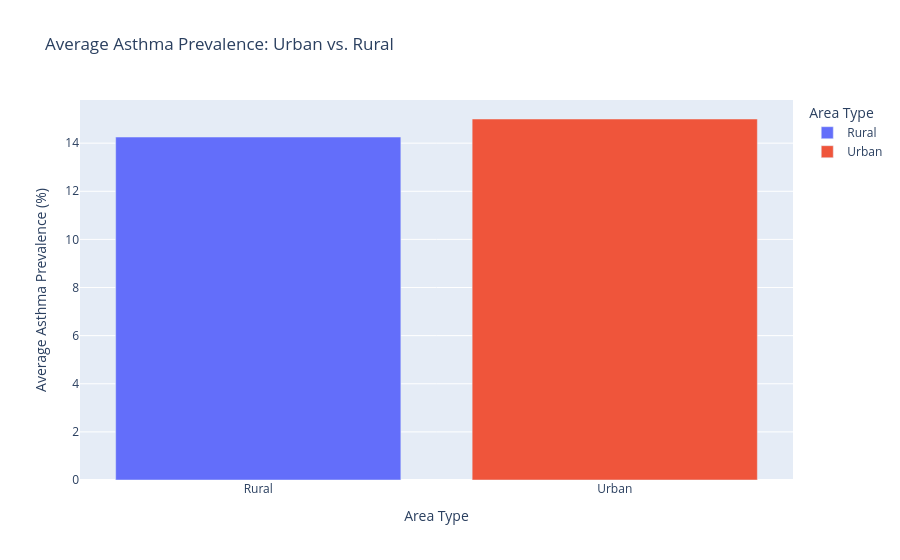

Notebook code for this chart:
### Code cell
import plotly.express as px
import pandas as pd


# Grouping to get average asthma prevalence by Area Type
avg_df = asthma_by_state.groupby('Area Type', as_index=False)['asthma_prevalence'].mean()

# Plot bar chart
fig = px.bar(
    avg_df,
    x='Area Type',
    y='asthma_prevalence',
    color='Area Type',
    labels={'asthma_prevalence': 'Average Asthma Prevalence (%)'},
    title='Average Asthma Prevalence: Urban vs. Rural'
)

fig.show()

### Figure 1 — Plotly figure (JSON) as saved in the notebook; plotly's stock layout.template omitted (floating-point values rounded to 4 significant figures)
{"data": [{"alignmentgroup": "True", "hovertemplate": "Area Type=%{x}<br>Average Asthma Prevalence (%)=%{y}<extra></extra>", "legendgroup": "Rural", "marker": {"color": "#636efa", "pattern": {"shape": ""}}, "name": "Rural", "offsetgroup": "Rural", "orientation": "v", "showlegend": true, "textposition": "auto", "type": "bar", "x": ["Rural"], "xaxis": "x", "y": [14.25], "yaxis": "y"}, {"alignmentgroup": "True", "hovertemplate": "Area Type=%{x}<br>Average Asthma Prevalence (%)=%{y}<extra></extra>", "legendgroup": "Urban", "marker": {"color": "#EF553B", "pattern": {"shape": ""}}, "name": "Urban", "offsetgroup": "Urban", "orientation": "v", "showlegend": true, "textposition": "auto", "type": "bar", "x": ["Urban"], "xaxis": "x", "y": [15.0], "yaxis": "y"}], "layout": {"autosize": true, "barmode": "relative", "legend": {"title": {"text": "Area Type"}, "tracegroupgap": 0}, "title": {"text": "Average Asthma Prevalence: Urban vs. Rural"}, "xaxis": {"anchor": "y", "autorange": true, "categoryarray": ["Rural", "Urban"], "categoryorder": "array", "domain": [0, 1], "range": [-0.5, 1.5], "title": {"text": "Area Type"}, "type": "category"}, "yaxis": {"anchor": "x", "autorange": true, "domain": [0, 1], "range": [0, 15.79], "title": {"text": "Average Asthma Prevalence (%)"}, "type": "linear"}}}
